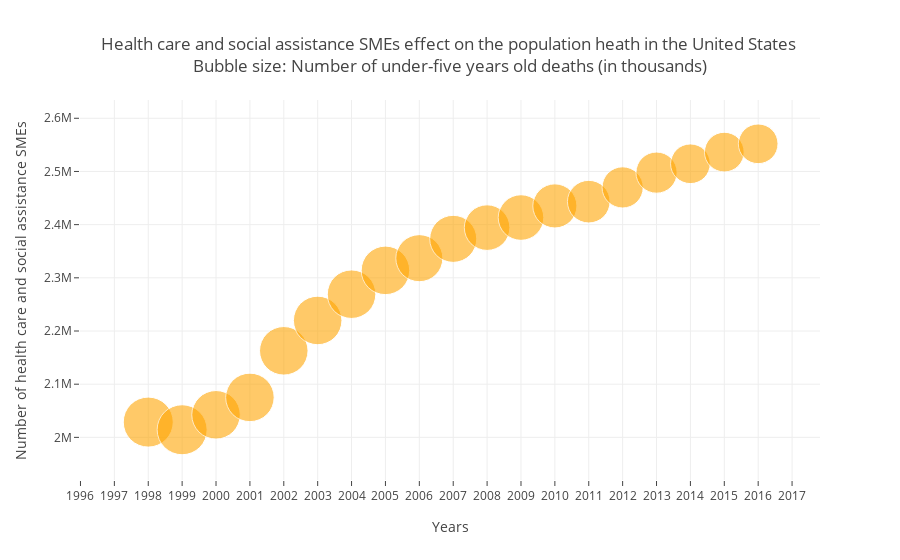

The code cell stored with this chart in its notebook:
### Code cell
hover_text = []
for index, row in sectorData.iterrows():
    hover_text.append(('Number of under-five deaths (in thousands): {mor}').format(mor=row['mortality']))


trace0 = go.Scatter(
    x=sectorData.year,
    y=sectorData.Healthcare,
    mode='markers',
    text=hover_text,
    
    marker=dict(size= sectorData.mortality, #*3.779528,
             sizeref =2.0 * max(sectorData.mortality) / (10 ** 2), #0.75559,   
             color='orange',
             opacity= 0.59,
             sizemode='diameter'
             #0.1699,
               )
)

layout = go.Layout(
    title='Health care and social assistance SMEs effect on the population heath in the United States <br>Bubble size: Number of under-five years old deaths (in thousands)',
    
    xaxis=dict(title='Years',
               tickmode='linear',
               ticklen= 5
         ),
     yaxis=dict(
               title='Number of health care and social assistance SMEs',
               ticklen= 5,
               tickprefix="    ",
               #dtick=125000,
               #range=[0, 2551969]
         )
)

data = [trace0]
fig = go.Figure(data=data, layout=layout)
py.offline.iplot(fig)

#sectorData

### Figure 1 — Plotly figure (JSON) as saved in the notebook; plotly's stock layout.template omitted (floating-point values rounded to 4 significant figures)
{"data": [{"marker": {"color": "orange", "opacity": 0.59, "size": [34, 34, 33, 33, 33, 33, 33, 33, 32, 32, 31, 31, 30, 29, 28, 28, 27, 27, 27], "sizemode": "diameter", "sizeref": 0.68}, "mode": "markers", "text": ["Number of under-five deaths (in thousands): 34", "Number of under-five deaths (in thousands): 34", "Number of under-five deaths (in thousands): 33", "Number of under-five deaths (in thousands): 33", "Number of under-five deaths (in thousands): 33", "Number of under-five deaths (in thousands): 33", "Number of under-five deaths (in thousands): 33", "Number of under-five deaths (in thousands): 33", "Number of under-five deaths (in thousands): 32", "Number of under-five deaths (in thousands): 32", "Number of under-five deaths (in thousands): 31", "Number of under-five deaths (in thousands): 31", "Number of under-five deaths (in thousands): 30", "Number of under-five deaths (in thousands): 29", "Number of under-five deaths (in thousands): 28", "Number of under-five deaths (in thousands): 28", "Number of under-five deaths (in thousands): 27", "Number of under-five deaths (in thousands): 27", "Number of under-five deaths (in thousands): 27"], "type": "scatter", "uid": "bcc99b42-cafa-47b2-81fe-2024911bdec1", "x": [1998, 1999, 2000, 2001, 2002, 2003, 2004, 2005, 2006, 2007, 2008, 2009, 2010, 2011, 2012, 2013, 2014, 2015, 2016], "y": [2028736, 2014335, 2042444, 2075170, 2162761, 2219821, 2269229, 2313986, 2336938, 2373274, 2394404, 2413350, 2435175, 2443230, 2470002, 2497838, 2514465, 2536368, 2551969]}], "layout": {"title": {"text": "Health care and social assistance SMEs effect on the population heath in the United States <br>Bubble size: Number of under-five years old deaths (in thousands)"}, "xaxis": {"ticklen": 5, "tickmode": "linear", "title": {"text": "Years"}}, "yaxis": {"ticklen": 5, "tickprefix": "    ", "title": {"text": "Number of health care and social assistance SMEs"}}}}
